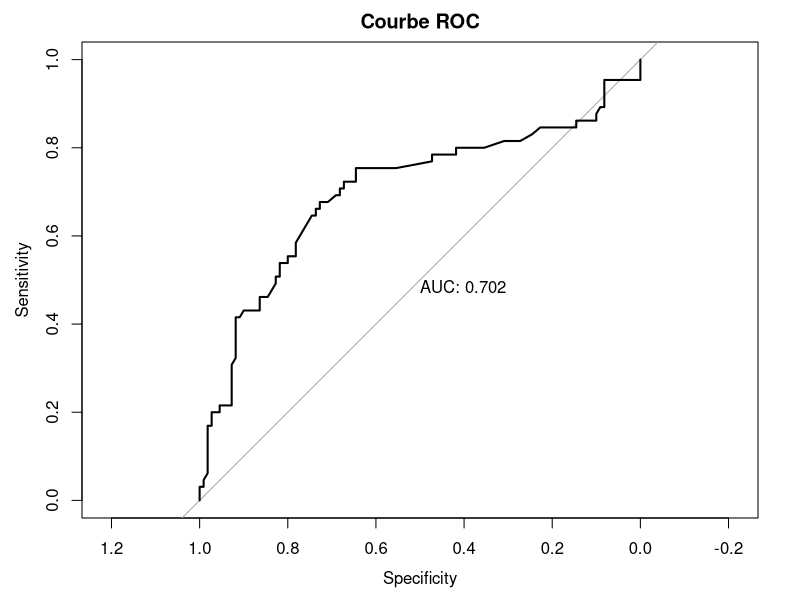

This figure's R source:
## ---- chunk 1
library(dplyr)
library(tidyverse)
# Assurez-vous que le fichier csv est dans le répertoire de travail
data = read.csv("titanic_pre_processed.csv", stringsAsFactors = TRUE)
y = data$Survived # notre target
X = data %>% select(Fare, Fam) # pour simplifier on n'utilise que deux de nos variables explicatives

## ---- chunk 2
myClassifier = function (X_train, y_train, X_test, threshold = 0.5){
  data_train = cbind(y_train, X_train)
  mod = glm(y_train ~ ., data = data_train, family = binomial(link = "logit"))
  # Prédiction : si proba > threshold alors 1, sinon 0
  y_pred = 0 + 1 * (predict.glm(mod, newdata = X_test, type = "response") > threshold)
  return(y_pred)
}

## ---- chunk 3
# Prédiction avec seuil 0.5
y_pred_05 = myClassifier(X_train = X, y_train = y, 
                       X_test = X[1:10,], threshold = 0.5)

# Prédiction avec seuil 0.3
y_pred_03 = myClassifier(X_train = X, y_train = y, 
                       X_test = X[1:10,], threshold = 0.3)

# Affichage pour comparaison
rbind(Reel = y[1:10], Pred_0.5 = y_pred_05, Pred_0.3 = y_pred_03)

## ---- chunk 4
n       = nrow(data)
inTrain = sample(1:n, size = round(0.8 * n), replace = FALSE)
X_train = X[inTrain,]
y_train = y[inTrain]
X_test  = X[-inTrain,]
y_test  = y[-inTrain]

## ---- chunk 5
holdOut = function(X, y, split = 0.8){
  n       = nrow(X)
  # Tirage aléatoire des indices
  inTrain = sample(1:n, size = round(split * n), replace = FALSE)

  # Création des sous-ensembles
  X_train = X[inTrain,]
  y_train = y[inTrain]
  X_test  = X[-inTrain,]
  y_test  = y[-inTrain]
  
  return(list(X_train = X_train, y_train = y_train,
              X_test = X_test, y_test = y_test))
}

## ---- chunk 6
set.seed(1234)

## ---- chunk 7
data_split = holdOut(X = X, y = y, split = 0.8)

## ---- chunk 8
y_pred = myClassifier(X_train = data_split$X_train, y_train = data_split$y_train, 
                       X_test = data_split$X_test, threshold = 0.5)

## ---- chunk 9
myAccuracy = function(y_true, y_pred){
  # Proportion de prédictions correctes
  return(mean(y_true == y_pred))
}

myRecall = function(y_true, y_pred){
  # Vrais Positifs / (Vrais Positifs + Faux Négatifs)
  # C'est la capacité à trouver tous les "1"
  TP = sum((y_true == 1) & (y_pred == 1))
  TotalPositifs = sum(y_true == 1)
  return(TP / TotalPositifs)
}

myPrecision = function(y_true, y_pred){
  # Vrais Positifs / (Vrais Positifs + Faux Positifs)
  # C'est la fiabilité quand on prédit "1"
  TP = sum((y_true == 1) & (y_pred == 1))
  TotalPredPositifs = sum(y_pred == 1)
  
  # Gestion du cas où on ne prédit aucun positif
  if(TotalPredPositifs == 0) return(0)
  
  return(TP / TotalPredPositifs)
}

# Tests des fonctions
myAccuracy(data_split$y_test, y_pred)
myRecall(data_split$y_test, y_pred)
myPrecision(data_split$y_test, y_pred)

## ---- chunk 10
# install.packages("Metrics")
library(Metrics)
# Détacher caret s'il est chargé pour éviter les conflits de noms
if("package:caret" %in% search()) detach("package:caret", unload = TRUE)

accuracy(data_split$y_test, y_pred)
recall(data_split$y_test, y_pred)
precision(data_split$y_test, y_pred)

## ---- chunk 11
library(caret)
# On convertit en facteur pour caret
cm = confusionMatrix(data = factor(y_pred), reference = factor(data_split$y_test), 
                positive = "1")
cm$table

## ---- chunk 12
metrics = cm$byClass
metrics["Specificity"]
metrics["Balanced Accuracy"]

## ---- chunk 13
# Seuil plus élevé (0.7)
y_pred_high = myClassifier(X_train = data_split$X_train, y_train = data_split$y_train, 
                       X_test = data_split$X_test, threshold = 0.7)

myRecall(data_split$y_test, y_pred_high)
myPrecision(data_split$y_test, y_pred_high)

## ---- chunk 14
# Prédiction sur le jeu d'ENTRAÎNEMENT
y_pred_train = myClassifier(X_train = data_split$X_train, y_train = data_split$y_train, 
                       X_test = data_split$X_train, threshold = 0.5)

cat("Sur le TRAIN :\n")
cat("Recall:", myRecall(data_split$y_train, y_pred_train), "\n")
cat("Precision:", myPrecision(data_split$y_train, y_pred_train), "\n")

cat("\nSur le TEST :\n")
cat("Recall:", myRecall(data_split$y_test, y_pred), "\n")
cat("Precision:", myPrecision(data_split$y_test, y_pred), "\n")

## ---- chunk 15
myClassifier2 = function (X_train, y_train, X_test){
  data_train = cbind(y_train, X_train)
  mod = glm(y_train ~ ., data = data_train, family = binomial(link = "logit"))
  # On retourne directement la probabilité prédite
  y_prob = predict.glm(mod, newdata = X_test, type = "response")
  return(y_prob)
}

## ---- chunk 16
# install.packages("pROC")
library(pROC)

# Prédiction des probabilités
y_prob = myClassifier2(X_train = data_split$X_train, y_train = data_split$y_train, 
                       X_test = data_split$X_test)

# Courbe ROC et AUC
roc_obj = roc(response = data_split$y_test, predictor = y_prob)
plot(roc_obj, print.auc = TRUE, main = "Courbe ROC")

## ---- chunk 17
set.seed(1234)
nfolds = 10
folds = NULL
# Création manuelle des folds
for(i in 1:n){
  folds = c(folds, sample(1:nfolds, 1, replace = FALSE))
}

## ---- chunk 18
CV = function(X, y, folds){
  nfolds      = max(folds)
  accuracy_k  = numeric(nfolds)
  recall_k    = numeric(nfolds)
  
  for(k in 1:nfolds){
    # On identifie les indices appartenant au fold k
    inFold        = which(folds == k)
    
    # Séparation Train (tout sauf k) / Test (seulement k)
    X_train       = X[-inFold,] 
    X_test        = X[inFold,]  
    y_train       = y[-inFold]
    y_test        = y[inFold]
    
    # Entrainement et prédiction
    y_test_pred   =  myClassifier(X_train = X_train, y_train = y_train, 
                                X_test = X_test, threshold = 0.5)
    
    # Stockage des métriques
    accuracy_k[k] = myAccuracy(y_test, y_test_pred)
    recall_k[k]   = myRecall(y_test, y_test_pred)
  }
  return(list(accuracy_k = accuracy_k, recall_k = recall_k ))
}

## ---- chunk 19
# Exécution de la validation croisée
results_cv = CV(X, y, folds)

# Calcul des moyennes
mean_accuracy = mean(results_cv$accuracy_k)
mean_recall = mean(results_cv$recall_k)

cat("Accuracy moyenne sur 10 folds :", mean_accuracy, "\n")
cat("Recall moyen sur 10 folds :", mean_recall, "\n")
